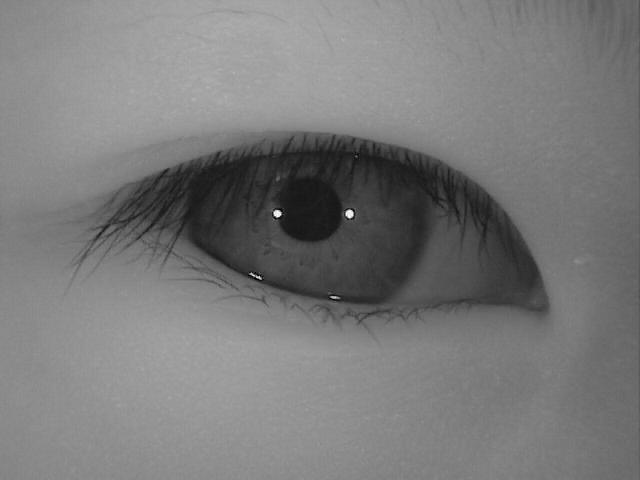
#> input picture scripts/S3001L01.jpg, 640 x 480 px
$ jupyter execute --allow-errors Untitled1.ipynb   (shell and % lines are left out)   (older library calls are emulated)
#> lines starting #> are read from the running program, lines starting #| are printed output that depends on the picture; after the words box and inside, x2 and y2 are one past the last pixel; in counts of white or black regions, pixels touching at a corner belong together
#> (a cell that did not finish here is left out)

#> (a cell that did not finish here is left out)

[cell 3]
from Untitled import create_blank_img

[cell 4]
import cv2
import matplotlib.pyplot as plt
import numpy as np
from __future__ import division

[cell 5]
img = cv2.imread('S3001L01.jpg')
#> img is the input picture: shape (480, 640, 3); min 0, max 255, mean 121.9

[cell 6]
def pre_process(image, width=360, height=60):

    # Convert image to gray and blur
#> called with width = 360, height = 60
    gray = cv2.cvtColor(image,cv2.COLOR_BGR2GRAY)
    gray = cv2.medianBlur(gray, 11)

    # Use Hough transform to detect circle
    ret, th3 = cv2.threshold(gray, 0, 255, cv2.THRESH_BINARY + cv2.THRESH_OTSU)
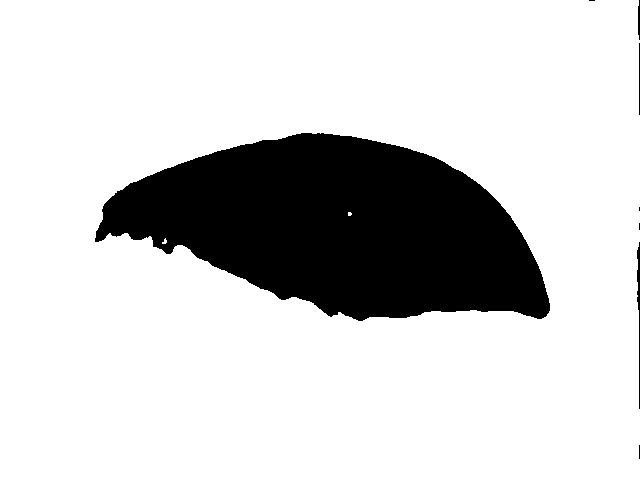
#> th3: shape (480, 640); 81.7% white; 8 black regions (4 under 20 px), largest, box (x1, y1, x2, y2) and area: (95, 133, 550, 321) 55877, (637, 242, 640, 409) 260, (639, 43, 640, 115) 72, (638, 0, 640, 40) 69
#> ret = 97
    circle_in = cv2.HoughCircles(image=gray,method=cv2.cv.CV_HOUGH_GRADIENT,dp=1,
                            minDist=50,param1=ret,param2=30,minRadius=30,maxRadius=200)[0][0]
    circle_out = circle_in.copy()
    circle_out[2] = 120

    # x, y, r for the inner circle and outer circle
    X_in_cen, Y_in_cen, r_in = circle_in[1], circle_in[0], circle_in[2]
    X_out_cen, Y_out_cen, r_out = circle_out[1], circle_out[0], circle_out[2]

    thetas = np.arange(0, 2  * np.pi, 2  * np.pi / width) #Theta values

    # Create empty flatten image
    flat = np.zeros((height, width, 3), np.uint8)

    for i in range(width):
        for j in range(height):

            theta = thetas[i] # value of theta coordinate
            r_pro = j / height # value of r coordinate(normalized)

            # get coordinate of boundaries
            Xi = X_in_cen + r_in * np.cos(theta)
            Yi = Y_in_cen + r_in * np.sin(theta)
            Xo = X_out_cen + r_out * np.cos(theta)
            Yo = Y_out_cen + r_out * np.sin(theta)

            # the matched cartesian coordinates for the polar coordinates
            Xc = (1 - r_pro) * Xi + r_pro * Xo
            Yc = (1 - r_pro) * Yi + r_pro * Yo

            color = img[int(Xc)][int(Yc)] # color of the pixel

            flat[j][i] = color # fill color

    return flat
